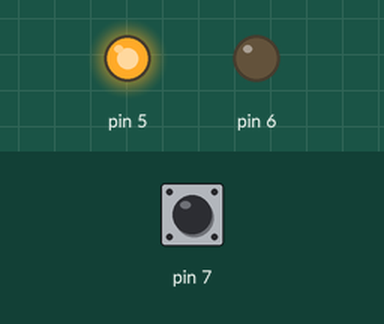
This sketch was run on a simulated Arduino Uno, built with avr-gcc and run on an emulated ATmega328P. Parts: output pins drawn as LEDs (lit = HIGH). The test bench sets the inputs (shaded band); at power-on: pin 7 HIGH.

Above: at 1.2 s.
1.3 s: pin 7 pulled LOW for 1 s
At 1.8 s:
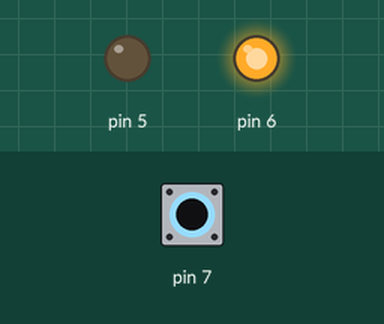
3.8 s: pin 7 pulled LOW for 3.2 s
At 4.9 s:
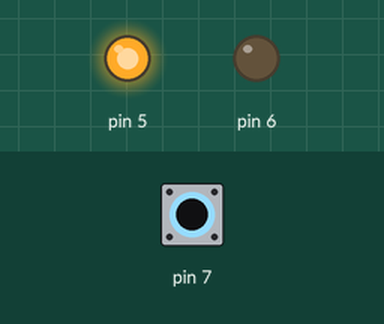
Timing chart, 0 to 6.8 s (numbered marks = the images above; inputs shaded):
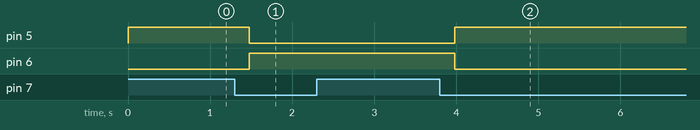

Measured:
- after the input at 1.3 s, pin 5: HIGH → LOW after 0.18 s; pin 6: LOW → HIGH after 0.18 s
- after the input at 3.8 s, pin 5: LOW → HIGH after 0.18 s; pin 6: HIGH → LOW after 0.18 s

The sketch:

task2.ino
```cpp
uint8_t btnWasPressed = 0;

void setup() {
  DDRD |= (1 << DDD5) | (1 << DDD6);
  PORTD |= (1 << PORTD5);
  PORTD |= (1 << PORTD7); //pornim weak pullup sa nu stea floating
}

void debounceDelay(void){
  for (volatile uint32_t i = 0; i < 80000; i++){
    asm volatile ("nop");
  }
}

void loop() {
  uint8_t btnIsPressed = !(PIND & (1 << PIND7));
  if (btnIsPressed && !btnWasPressed){
    debounceDelay();

    if (!(PIND & (1 << PIND7))){                //verificam inca odata pentru debounce mai bun
      PORTD ^= (1 << PORTD5) | (1 << PORTD6);
      btnWasPressed = 1;      //butonul e tinut
    }
  }else if (!btnIsPressed && btnWasPressed){
    debounceDelay();         //debounce la release
    if (PIND & (1 << PIND7)){ //verificam daca sigur e released
      btnWasPressed = 0;
    }
  }
}

//seamana cu state machine dar e freestyled
//PS: daca mai da bounce acuma il arunc
```
